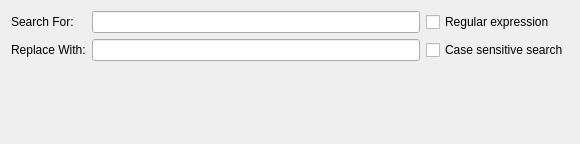
<?xml version="1.0" encoding="UTF-8"?>
<ui version="4.0">
 <class>TransformOperator_SearchReplace</class>
 <widget class="QWidget" name="TransformOperator_SearchReplace">
  <property name="geometry">
   <rect>
    <x>0</x>
    <y>0</y>
    <width>580</width>
    <height>144</height>
   </rect>
  </property>
  <property name="windowTitle">
   <string>Form</string>
  </property>
  <layout class="QGridLayout" name="gridLayout">
   <item row="0" column="1">
    <widget class="QLineEdit" name="searchForLineEdit">
     <property name="text">
      <string/>
     </property>
    </widget>
   </item>
   <item row="1" column="1">
    <widget class="QLineEdit" name="replaceWithLineEdit">
     <property name="text">
      <string/>
     </property>
    </widget>
   </item>
   <item row="1" column="2">
    <widget class="QCheckBox" name="caseSensitiveSearchCheckBox">
     <property name="text">
      <string>Case sensitive search</string>
     </property>
    </widget>
   </item>
   <item row="0" column="2">
    <widget class="QCheckBox" name="regularExpressionCheckBox">
     <property name="text">
      <string>Regular expression</string>
     </property>
    </widget>
   </item>
   <item row="1" column="0">
    <widget class="QLabel" name="label_ReplaceWith">
     <property name="text">
      <string>Replace With:</string>
     </property>
    </widget>
   </item>
   <item row="0" column="0">
    <widget class="QLabel" name="label_SearchFor">
     <property name="text">
      <string>Search For:</string>
     </property>
    </widget>
   </item>
   <item row="2" column="1">
    <spacer name="verticalSpacer">
     <property name="orientation">
      <enum>Qt::Vertical</enum>
     </property>
     <property name="sizeHint" stdset="0">
      <size>
       <width>20</width>
       <height>40</height>
      </size>
     </property>
    </spacer>
   </item>
  </layout>
 </widget>
 <resources/>
 <connections/>
</ui>
